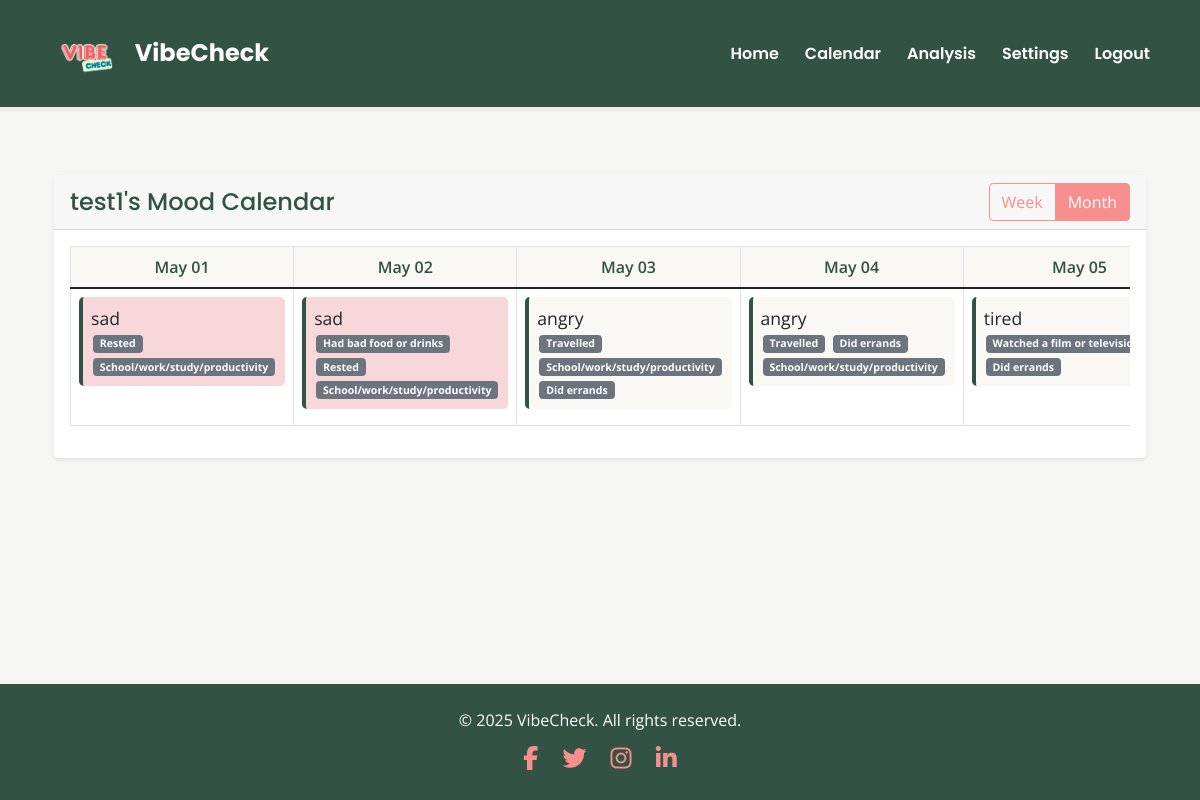
The page /calendar/test1 (signed in) on the database its author committed.
### app/models.py (models this page shows, shortened)
class User(UserMixin, db.Model):
    username = db.Column(db.String(30), primary_key=True)
    password = db.Column(db.String(100))
    privacy_setting = db.Column(db.String(20), default='friends')  # Can be 'public', 'friends', or 'private'
    moods = db.relationship('Mood', backref='user', lazy=True)
    friends = db.relationship(
        'User',
        secondary='friendships',
        primaryjoin=username==Friendship.user_id,
        secondaryjoin=username==Friendship.friend_id,
        backref='friend_of'
    )

class Mood(db.Model):
    id = db.Column(db.Integer, primary_key=True)
    mood = db.Column(db.String(50), nullable=False)
    reasons = db.Column(db.String(500), nullable=True)  # JSON string of selected reasons
    timestamp = db.Column(db.DateTime, nullable=False)
    user_id = db.Column(db.String(30), db.ForeignKey('user.username'), nullable=False)
    def get_reasons(self):
        return json.loads(self.reasons) if self.reasons else []
    @staticmethod
    def get_moods_for_date_range(user_id, start_date, end_date):
        moods = Mood.query.filter(
            Mood.user_id == user_id,
            Mood.timestamp >= start_date,
            Mood.timestamp <= end_date
        ).order_by(Mood.timestamp).all()
        mood_dict = {}
        for mood in moods:
            date_str = mood.timestamp.strftime('%Y-%m-%d')
            mood_dict[date_str] = mood
        return mood_dict

### app/main.py (the view, shortened to what this page needs)
@bp.route('/calendar/<user_id>')
@login_required
def calendar_view(user_id):
    user = User.query.get_or_404(user_id)
    today = datetime.now().date()
    week_start = today - timedelta(days=today.weekday())
    week_end = week_start + timedelta(days=6, hours=23, minutes=59, seconds=59)
    month_start = today.replace(day=1)
    if today.month == 12:
        month_end = today.replace(year=today.year + 1, month=1, day=1) - timedelta(days=1)
    else:
        month_end = today.replace(month=today.month + 1, day=1) - timedelta(days=1)
    week_dates = [week_start + timedelta(days=i) for i in range(7)]
    month_dates = []
    current_date = month_start
    while current_date <= month_end:
        month_dates.append(current_date)
        current_date += timedelta(days=1)
    week_moods = Mood.get_moods_for_date_range(user_id, week_start, week_end)
    month_moods = Mood.get_moods_for_date_range(user_id, month_start, month_end)
    return render_template('calendar.html',
                         user=user,
                         week_dates=week_dates,
                         month_dates=month_dates,
                         week_moods=week_moods,
                         month_moods=month_moods)

### app/__init__.py (called while the page is built)
def create_app(config_class=Config):
    app = Flask(__name__)
    app.config.from_object(config_class)
    if csrf_available:
        csrf = CSRFProtect(app)  # moved here to use app context directly
    db.init_app(app)
    login_manager.init_app(app)
    from app.auth import bp as auth_bp
    app.register_blueprint(auth_bp)
    from app.main import bp as main_bp
    app.register_blueprint(main_bp)
    os.makedirs(os.path.join(os.path.dirname(os.path.dirname(__file__)), 'instance'), exist_ok=True)
    from app.models import User, Mood, Friendship
    @login_manager.user_loader
    def load_user(id):
        return User.query.get(str(id))
    return app

### app/templates/calendar.html (shortened to what this page needs)
{% extends "base.html" %}
{% block head %}
<link rel="stylesheet" href="{{ url_for('static', filename='css/calendar.css') }}">
{% endblock %}
{% block content %}
<div class="container mt-4">
    <div class="row">
        <div class="col-12">
            <div class="card border-0 shadow-sm rounded-4 bg-light-subtle">
                <div class="card-header d-flex justify-content-between align-items-center">
                    <h4>{{ user.username }}'s Mood Calendar</h4>
                    <div class="btn-group">
                        <button type="button" class="btn btn-outline-theme" id="weekView">Week</button>
                        <button type="button" class="btn btn-outline-theme active" id="monthView">Month</button>
                    </div>
                </div>
                <div class="card-body">
                    <div id="monthCalendar">
                        <div class="table-responsive">
                            <table class="table table-bordered">
                                <thead>
                                    <tr>
                                        {% for day in month_dates %}
                                        <th>{{ day.strftime('%b %d') }}</th>
                                        {% endfor %}
                                    </tr>
                                </thead>
                                <tbody>
                                    <tr>
                                        {% for day in month_dates %}
                                        <td class="mood-cell" data-date="{{ day.strftime('%Y-%m-%d') }}">
                                            {% set mood = month_moods.get(day.strftime('%Y-%m-%d')) %}
                                            {% if mood %}
                                            <div class="mood-indicator bg-{{ mood.mood }}-subtle rounded-3 p-2 text-dark fw-semibold">
                                                {{ mood.mood }}
                                                <div class="reasons-list">
                                                    {% for reason in mood.get_reasons() %}
                                                    <span class="badge bg-secondary">{{ reason }}</span>
                                                    {% endfor %}
                                                </div>
                                            </div>
                                            {% else %}
                                            <div class="text-muted fst-italic">No mood recorded</div>
                                            {% endif %}
                                        </td>
                                        {% endfor %}
                                    </tr>
                                </tbody>
                            </table>
                        </div>
                    </div>
                </div>
            </div>
        </div>
    </div>
</div>
{% endblock %}

### app/templates/base.html (shortened to what this page needs)
<!DOCTYPE html>
<html lang="en">
<head>
    <link href="https://cdn.jsdelivr.net/npm/bootstrap@5.1.3/dist/css/bootstrap.min.css" rel="stylesheet">
    <link rel="stylesheet" href="https://cdn.jsdelivr.net/npm/bootstrap-icons@1.10.5/font/bootstrap-icons.css"/>
    <link rel="stylesheet" href="https://cdnjs.cloudflare.com/ajax/libs/font-awesome/6.5.0/css/all.min.css" />
    <link href="../static/css/base.css" rel="stylesheet">
    {% block head %}{% endblock %}
</head>
<body class="d-flex flex-column min-vh-100">
<nav class="navbar navbar-expand-md navbar-dark custom-navbar">
  <div class="container py-3">
    <a class="navbar-brand d-flex align-items-center" href="{{ url_for('main.home') }}">
      <img src="{{ url_for('static', filename='images/Vibe.png') }}" alt="App Logo" class="me-2" style="height: 45px;">
      <h1 class="m-0 fs-4 text-white">VibeCheck</h1>
    </a>
    <div class="collapse navbar-collapse" id="navbarHeader">
      <ul class="navbar-nav ms-auto">
        {% if current_user.is_authenticated %}
          <li class="nav-item">
            <a class="nav-link text-white" href="{{ url_for('main.home') }}">Home</a>
          </li>
          <li class="nav-item">
            <a class="nav-link text-white" href="{{ url_for('main.calendar_view', user_id=current_user.username) }}">Calendar</a>
          </li>
          <li class="nav-item">
            <a class="nav-link text-white" href="{{ url_for('main.analysis', user_id=current_user.username) }}">Analysis</a>
          </li>
          <li class="nav-item">
            <a class="nav-link text-white" href="{{ url_for('main.change_password') }}">Settings</a>
          </li>
          <li class="nav-item">
            <a class="nav-link text-white" href="{{ url_for('auth.logout') }}">Logout</a>
          </li>
        {% endif %}
      </ul>
    </div>
  </div>
</nav>
     <main class="container mt-4 flex-fill">
        {% block content %}{% endblock %}
    </main>
<footer class="footer text-center py-4 mt-5">
  <p class="mb-2">© 2025 VibeCheck. All rights reserved.</p>
  <div class="social-icons">
    <a href="#"><i class="fab fa-facebook-f"></i></a>
    <a href="#"><i class="fab fa-twitter"></i></a>
    <a href="#"><i class="fab fa-instagram"></i></a>
    <a href="#"><i class="fab fa-linkedin-in"></i></a>
  </div>
</footer>
</body>
</html>

### app/static/css/base.css (style rules this page uses)
body { background-color: #F5F5F3; font-family: 'Open Sans', sans-serif; }
.custom-navbar { background-color: #325243; padding: 10px 20px; border-bottom: 4px solid #F0EDE4; }
.custom-navbar .navbar-brand h1 { font-family: 'Poppins', sans-serif; color: #fff; font-size: 1.8rem; font-weight: 700; margin: 0; }
.custom-navbar .nav-link { color: #FFFFFF; font-weight: 600; font-family: 'Poppins', sans-serif; padding: 8px 16px; border-radius: 25px; transition: background-color 0.3s; }
.custom-navbar .nav-item + .nav-item { margin-left: 10px; }
footer { text-align: center; padding: 20px; background-color: #325243; color: #FFFFFF; margin-top: 50px; }
.social-icons a { color: #F78F8F; margin: 0 10px; font-size: 1.5rem; transition: color 0.3s; }
.mood-indicator { padding: 0.25rem 0.5rem; border-radius: 0.25rem; font-size: 0.875rem; }

### app/static/css/calendar.css (style rules this page uses)
.mood-cell { height: 100px; padding: 8px; vertical-align: top; background-color: #fff; transition: background-color 0.2s ease-in-out; }
.mood-indicator { font-size: 1.1em; padding: 4px 8px; border-radius: 4px; margin-bottom: 8px; background-color: #f9f8f4; border-left: 4px solid #325243; font-family: 'Open Sans', sans-serif; }
.reasons-list { font-size: 0.8em; }
.reasons-list .badge { margin: 2px; display: inline-block; }
.card-header h4 { font-family: 'Poppins', sans-serif; color: #325243; margin: 0; }
.btn-outline-theme { color: #F78F8F; border-color: #F78F8F; background-color: transparent; transition: all 0.2s ease-in-out; }
.btn-outline-theme:hover, .btn-outline-theme.active, .btn-outline-theme:focus { background-color: #F78F8F; color: white; border-color: #F78F8F; }
.table thead th { background-color: #f9f8f4; color: #325243; text-align: center; font-weight: 600; }
.bg-sad-subtle { background-color: #f8d7da; color: #842029; }

### rows shown on the page
User: username "test1"
Mood: mood "sad"
Mood: mood "sad"
Mood: mood "angry"
Mood: mood "angry"
Mood: mood "tired"

### other values the page prints
{{ day.strftime('%b %d') }} "May 01" "May 02" "May 03" "May 04" "May 05"
{{ reason }} "Rested" "School/work/study/productivity" "Had bad food or drinks" "Rested" "School/work/study/productivity" "Travelled" "School/work/study/productivity" "Did errands" "Travelled" "Did errands" "School/work/study/productivity" "Watched a film or…" "Did errands"
